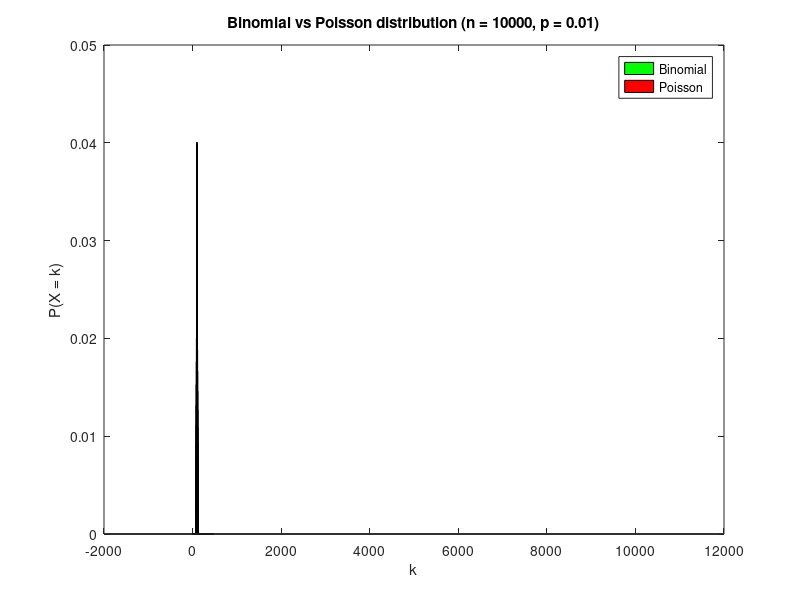
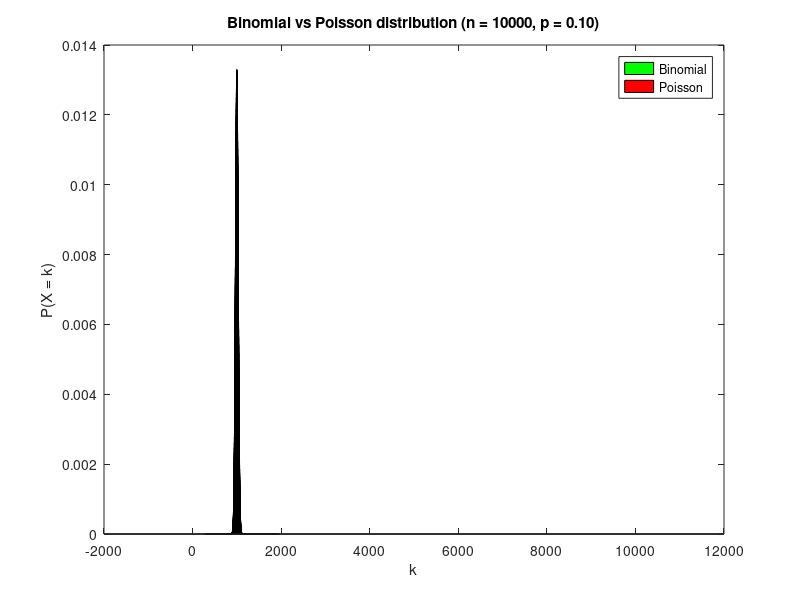
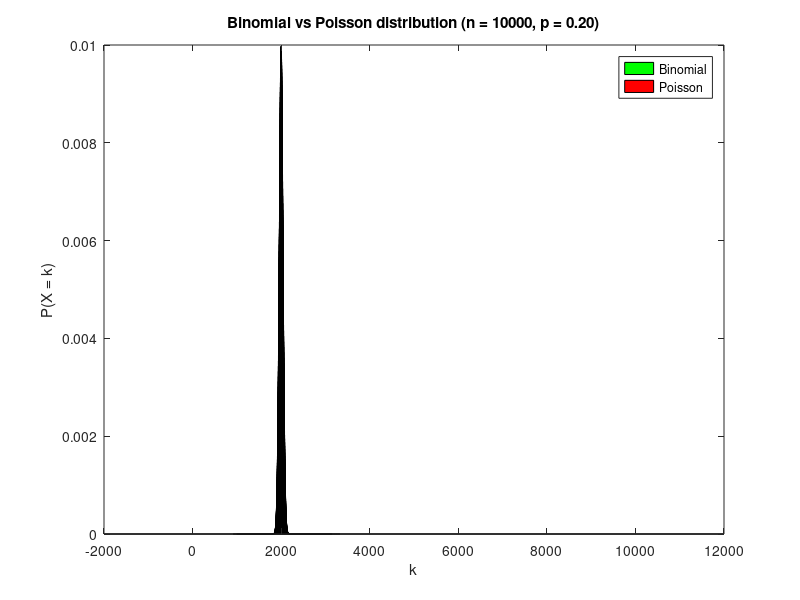
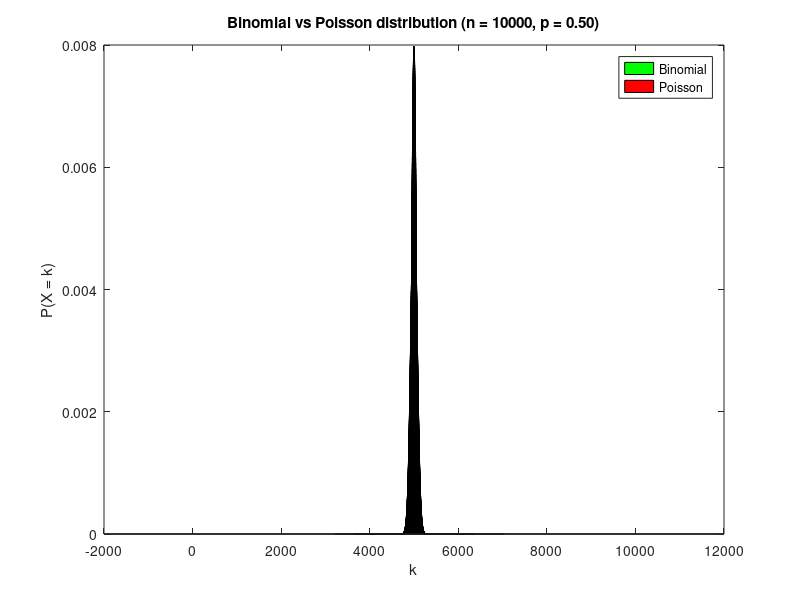

These figures' MATLAB source, in order:
% Define parameters of the Binomial distributions
n_values = 10000;
p_values = [0.01, 0.1, 0.2, 0.5];

% Generate plots for each (n, p) condition
for i = 1:length(p_values)
    % Calculate the Poisson parameter lambda using the approximation from Binomial distribution
    lambda = n_values * p_values(i);
    
    % Calculate the Binomial distribution
    k = 0:n_values;
    binom_dist = binopdf(k, n_values, p_values(i));
    
    % Calculate the Poisson distribution
    poisson_dist = poisspdf(k, lambda);
    
    % Plot both distributions on the same figure
    figure();
    bar(k, binom_dist, 'g'); % plot the figure with green 
    hold on;
    bar(k, poisson_dist, 'r'); % plot the figure with red
    xlabel('k');
    ylabel('P(X = k)');
    title(sprintf('Binomial vs Poisson distribution (n = %d, p = %.2f)', n_values, p_values(i)));
    legend('Binomial', 'Poisson');
    hold off;
    
    % Calculate the maximum absolute error between the Binomial and Poisson distributions
    max_error = max(abs(binom_dist - poisson_dist));
    fprintf('For (n, p) = (%d, %.2f), the maximum absolute error is %.4f\n', n_values, p_values(i), max_error);
end